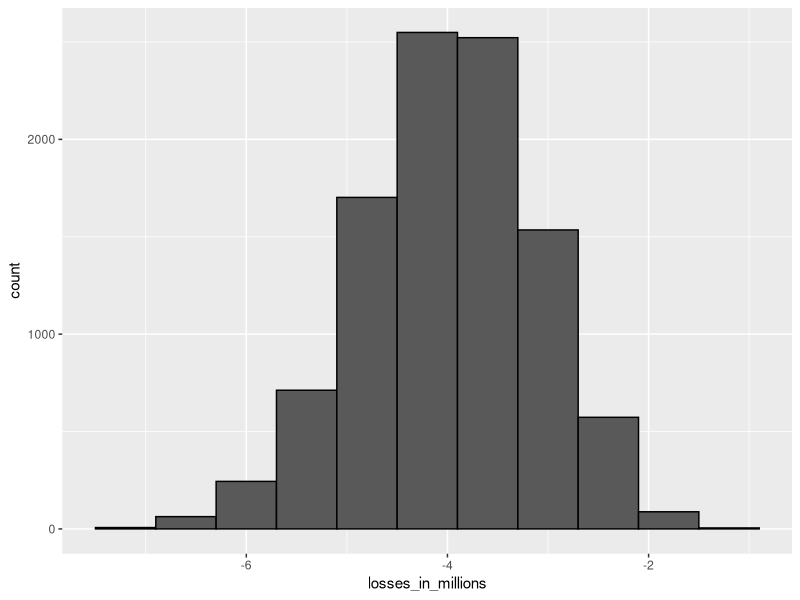

Recreate this plot in R.
# Yannique Hecht
# Harvardx: PH125.3 - (3) Data Science: Probability
# SECTION 4: THE BIG SHORT
# CLASS NOTES


# # # SECTION 4.1: THE BIG SHORT

# # THE BIG SHORT: INTEREST RATES EXPLAINED

# KEY POINTS
# Interest rates for loans are set using the probability of loan defaults to calculate a rate that minimizes the probability of losing money.
# We can define the outcome of loans as a random variable. We can also define the sum of outcomes of many loans as a random variable.
#The Central Limit Theorem can be applied to fit a normal distribution to the sum of profits over many loans. We can use properties of the normal distribution to calculate the interest rate needed to ensure a certain probability of losing money for a given probability of default.

# INTEREST RATE MONTE CARLO SIMULATION
n <- 1000
loss_per_foreclosure <- -200000
p <- 0.02
defaults <- sample( c(0,1), n, prob=c(1-p, p), replace = TRUE)
sum(defaults * loss_per_foreclosure)

# INTEREST RATE MONTE CARLO SIMULATION
B <- 10000
losses <- replicate(B, {
    defaults <- sample( c(0,1), n, prob=c(1-p, p), replace = TRUE) 
  sum(defaults * loss_per_foreclosure)
})

# PLOTTING EXPECTED LOSSES
library(tidyverse)
data.frame(losses_in_millions = losses/10^6) %>%
  ggplot(aes(losses_in_millions)) +
  geom_histogram(binwidth = 0.6, col = "black")

# EXPECTED VALUE AND STANDARD ERROR OF THE SUM OF 1,000 LOANS
n*(p*loss_per_foreclosure + (1-p)*0)    # expected value 
sqrt(n)*abs(loss_per_foreclosure)*sqrt(p*(1-p))    # standard error

# CALCULATING INTEREST RATES FOR EXPECTED VALUE OF 0
# We can calculate the amount  𝑥  to add to each loan so that the expected value is 0 using the equation  𝑙𝑝+𝑥(1−𝑝)=0 . Note that this equation is the definition of expected value given a loss per foreclosure  𝑙  with foreclosure probability  𝑝  and profit  𝑥  if there is no foreclosure (probability  1−𝑝 ).
# We solve for  𝑥=−𝑙𝑝1−𝑝  and calculate  𝑥 :
x = - loss_per_foreclosure*p/(1-p)
x
# On a $180,000 loan, this equals an interest rate of:
x/180000

# CALCULATING INTEREST RATE FOR 1% PROBABILITY OF LOSING MONEY
l <- loss_per_foreclosure
z <- qnorm(0.01)
x <- -l*( n*p - z*sqrt(n*p*(1-p)))/ ( n*(1-p) + z*sqrt(n*p*(1-p)))
x    # required profit when loan is not a foreclosure
x/180000    # interest rate
loss_per_foreclosure*p + x*(1-p)    # expected value of the profit per loan
n*(loss_per_foreclosure*p + x*(1-p)) # expected value of the profit over n loans

# MONTE CARLO SIMULATION FOR 1% PROBABILITY OF LOSING MONEY
B <- 100000
profit <- replicate(B, {
    draws <- sample( c(x, loss_per_foreclosure), n, 
                        prob=c(1-p, p), replace = TRUE) 
    sum(draws)
})
mean(profit)    # expected value of the profit over n loans
mean(profit<0)    # probability of losing money


# # THE BIG SHORT

# KEY POINTS
# The Central Limit Theorem states that the sum of independent draws of a random variable follows a normal distribution. However, when the draws are not independent, this assumption does not hold.
# If an event changes the probability of default for all borrowers, then the probability of the bank losing money changes.
# Monte Carlo simulations can be used to model the effects of unknown changes in the probability of default.

# EXPECTED VALUE WITH HIGHER DEFAULT RATE AND INTEREST RATE
p <- .04
loss_per_foreclosure <- -200000
r <- 0.05
x <- r*180000
loss_per_foreclosure*p + x*(1-p)

# CALCULATING NUMBER OF LOANS FOR DESIRED PROBABILITY OF LOSING MONEY
z <- qnorm(0.01)
l <- loss_per_foreclosure
n <- ceiling((z^2*(x-l)^2*p*(1-p))/(l*p + x*(1-p))^2)
n    # number of loans required
n*(loss_per_foreclosure*p + x * (1-p))    # expected profit over n loans

# MONTE CARLO SIMULATION WITH KNOWN DEFAULT PROBABILITY
# This Monte Carlo simulation estimates the expected profit given a known probability of default  𝑝=0.04 . Note that your results will differ from the video because the seed is not set.
B <- 10000
p <- 0.04
x <- 0.05 * 180000
profit <- replicate(B, {
    draws <- sample( c(x, loss_per_foreclosure), n, 
                        prob=c(1-p, p), replace = TRUE) 
    sum(draws)
})
mean(profit)

# MONTE CARLO SIMULATION WITH UNKNOWN DEFAULT PROBABILITY
# This Monte Carlo simulation estimates the expected profit given an unknown probability of default  0.03≤𝑝≤0.05 , modeling the situation where an event changes the probability of default for all borrowers simultaneously. Note that your results will differ from the video because the seed is not set.
p <- 0.04
x <- 0.05*180000
profit <- replicate(B, {
    new_p <- 0.04 + sample(seq(-0.01, 0.01, length = 100), 1)
    draws <- sample( c(x, loss_per_foreclosure), n, 
                        prob=c(1-new_p, new_p), replace = TRUE) 
    sum(draws)
})
mean(profit)    # expected profit
mean(profit < 0)    # probability of losing money
mean(profit < -10000000)    # probability of losing over $10 million